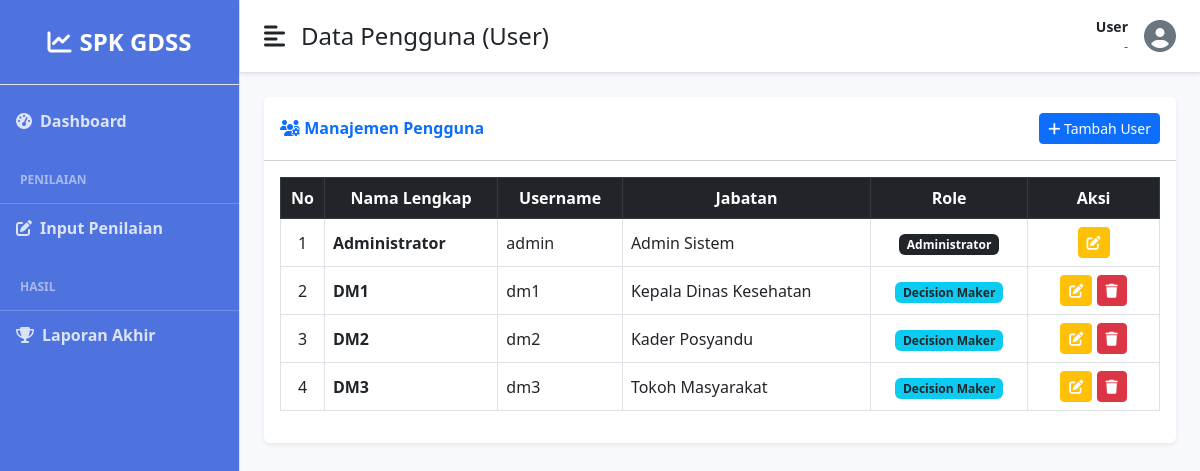
Screenshot of /index.php/users with the database file from the repository.
### tables this page shows
CREATE TABLE `tb_users` (
  `id_user` int(11) NOT NULL,
  `username` varchar(50) NOT NULL,
  `password` varchar(255) NOT NULL,
  `nama_lengkap` varchar(100) NOT NULL,
  `jabatan` varchar(100) NOT NULL,
  `role` enum('admin','dm') NOT NULL
);

### application/views/layout/wrapper.php (called while the page is built)
<?php
require_once('header.php');
require_once('sidebar.php');
if (isset($isi) && $isi) {
    $this->load->view($isi);
}
require_once('footer.php');

### application/controllers/Users.php (called while the page is built, shortened)
<?php
class Users extends CI_Controller {
    public function __construct()
    {
        $this->load->model('SPK_model');
    }
    public function index()
    {
        $data['title'] = "Data Pengguna (User)";
        $data['users'] = $this->db->get('tb_users')->result_array();
        $data['isi'] = 'users/view_users';
        $this->load->view('layout/wrapper', $data);
    }
}

### index.php (called while the page is built, shortened)
<?php
require_once BASEPATH.'core/CodeIgniter.php';

### application/views/users/view_users.php (the view, shortened to what this page needs)
<div class="row">
    <div class="col-md-12">
        <div class="card shadow-sm">
            <div class="card-header bg-white py-3 d-flex justify-content-between align-items-center">
                <h6 class="m-0 fw-bold text-primary"><i class="fas fa-users-cog"></i> Manajemen Pengguna</h6>
                <a href="<?= base_url('users/tambah') ?>" class="btn btn-sm btn-primary">
                    <i class="fas fa-plus"></i> Tambah User
                </a>
            </div>
            <div class="card-body">
                <div class="table-responsive">
                    <table class="table table-bordered table-hover align-middle">
                        <thead class="table-dark text-center">
                            <tr>
                                <th width="5%">No</th>
                                <th>Nama Lengkap</th>
                                <th>Username</th>
                                <th>Jabatan</th>
                                <th>Role</th>
                                <th width="15%">Aksi</th>
                            </tr>
                        </thead>
                        <tbody>
                            <?php $no = 1; foreach($users as $row): ?>
                            <tr>
                                <td class="text-center"><?= $no++ ?></td>
                                <td class="fw-bold"><?= $row['nama_lengkap'] ?></td>
                                <td><?= $row['username'] ?></td>
                                <td><?= $row['jabatan'] ?></td>
                                <td class="text-center">
                                    <?php if($row['role'] == 'admin'): ?>
                                        <span class="badge bg-dark">Administrator</span>
                                    <?php else: ?>
                                        <span class="badge bg-info text-dark">Decision Maker</span>
                                    <?php endif; ?>
                                </td>
                                <td class="text-center">
                                    <a href="<?= base_url('users/edit/'.$row['id_user']) ?>" class="btn btn-sm btn-warning text-white">
                                        <i class="fas fa-edit"></i>
                                    </a>
                                    <?php if($row['username'] !== 'admin'): ?>
                                    <a href="<?= base_url('users/hapus/'.$row['id_user']) ?>" onclick="return confirm('Yakin hapus user ini? Semua penilaian yang dia buat juga akan hilang.')" class="btn btn-sm btn-danger">
                                        <i class="fas fa-trash"></i>
                                    </a>
                                    <?php endif; ?>
                                </td>
                            </tr>
                            <?php endforeach; ?>
                        </tbody>
                    </table>
                </div>
            </div>
        </div>
    </div>
</div>

### application/views/layout/header.php (shortened to what this page needs)
<!DOCTYPE html>
<html lang="id">
<head>
    <link href="https://cdn.jsdelivr.net/npm/bootstrap@5.3.0/dist/css/bootstrap.min.css" rel="stylesheet">
    <link rel="stylesheet" href="https://cdnjs.cloudflare.com/ajax/libs/font-awesome/6.4.0/css/all.min.css">
</head>
<body>
    <div class="d-flex" id="wrapper">

### application/views/layout/sidebar.php (shortened to what this page needs)
<?php
    $uri  = $this->uri->segment(1);
?>
<div class="border-end" id="sidebar-wrapper">
    <div class="sidebar-heading text-center py-4 primary-text fs-4 fw-bold text-uppercase border-bottom">
        <i class="fas fa-chart-line me-2"></i>SPK GDSS
    </div>
    <div class="list-group list-group-flush my-3">
        <a href="<?= base_url('dashboard') ?>"
           class="list-group-item list-group-item-action bg-transparent second-text fw-bold <?= ($uri == 'dashboard' || $uri == '') ? 'active' : '' ?>">
            <i class="fas fa-tachometer-alt me-2"></i>Dashboard
        </a>
        <div class="sidebar-heading mt-3 mb-1 text-white-50" style="font-size: 0.75rem;">PENILAIAN</div>
        <a href="<?= base_url('penilaian') ?>"
           class="list-group-item list-group-item-action bg-transparent second-text fw-bold <?= ($uri == 'penilaian') ? 'active' : '' ?>">
            <i class="fas fa-edit me-2"></i>Input Penilaian
        </a>
        <div class="sidebar-heading mt-3 mb-1 text-white-50" style="font-size: 0.75rem;">HASIL</div>
        <a href="<?= base_url('laporan') ?>"
           class="list-group-item list-group-item-action bg-transparent second-text fw-bold <?= ($uri == 'laporan') ? 'active' : '' ?>">
            <i class="fas fa-trophy me-2"></i>Laporan Akhir
        </a>
    </div>
</div>
<div id="page-content-wrapper">
    <nav class="navbar navbar-expand-lg navbar-light bg-white border-bottom py-3 px-4 shadow-sm">
        <div class="d-flex align-items-center w-100 justify-content-between">
            <div class="d-flex align-items-center">
                <i class="fas fa-align-left primary-text fs-4 me-3" id="menu-toggle" style="cursor: pointer;"></i>
                <h4 class="m-0"><?= $title ?? 'Dashboard' ?></h4>
            </div>
            <div class="d-flex align-items-center">
                <div class="text-end me-3 d-none d-md-block">
                    <div class="fw-bold small text-dark">
                        <?= $this->session->userdata('nama_lengkap') ?? 'User' ?>
                    </div>
                    <div class="text-muted small" style="font-size: 0.8rem;">
                        <?php
                            $role_cek = $this->session->userdata('role');
                            if(empty($role_cek)) {
                                echo "-";
                            } else {
                                echo ($role_cek == 'dm') ? 'DECISION MAKER' : strtoupper($role_cek);
                            }
                        ?>
                    </div>
                </div>
                <div class="dropdown">
                    <a href="#" class="d-flex align-items-center link-dark text-decoration-none" id="dropdownUser2" data-bs-toggle="dropdown" aria-expanded="false">
                        <i class="fas fa-user-circle fa-2x text-secondary"></i>
                    </a>
                </div>
            </div>
        </div>
    </nav>
    <div class="container-fluid px-4 py-4">

### application/views/layout/footer.php (shortened to what this page needs)
</body>
</html>

### application/views/layout/header.php (style rules this page uses)
body { background-color: #f8f9fc; overflow-x: hidden; }
#wrapper { display: flex; width: 100%; transition: all 0.3s ease; }
#sidebar-wrapper { min-height: 100vh; width: 15rem; margin-left: 0; transition: margin .3s ease-out; background-color: #4e73df; color: white; flex-shrink: 0; }
#sidebar-wrapper .sidebar-heading { padding: 0.875rem 1.25rem; font-size: 1.2rem; font-weight: bold; border-bottom: 1px solid rgba(255,255,255,0.2); }
#sidebar-wrapper .list-group { width: 15rem; }
#page-content-wrapper { width: 100%; flex-grow: 1; }
.list-group-item { background-color: transparent; color: rgba(255,255,255,0.8); border: none; }
.card { border: none; box-shadow: 0 0.15rem 1.75rem 0 rgba(58, 59, 69, 0.15); }

### rows the page displays
tb_users: nama_lengkap "Administrator", username "admin", jabatan "Admin Sistem", role "Administrator"
tb_users: nama_lengkap "DM1", username "dm1", jabatan "Kepala Dinas Kesehatan", role "Decision Maker"
tb_users: nama_lengkap "DM2", username "dm2", jabatan "Kader Posyandu", role "Decision Maker"
tb_users: nama_lengkap "DM3", username "dm3", jabatan "Tokoh Masyarakat", role "Decision Maker"

### other values shown
$title "Data Pengguna (User)"
$this->session->userdata('nama_lengkap') "User"
